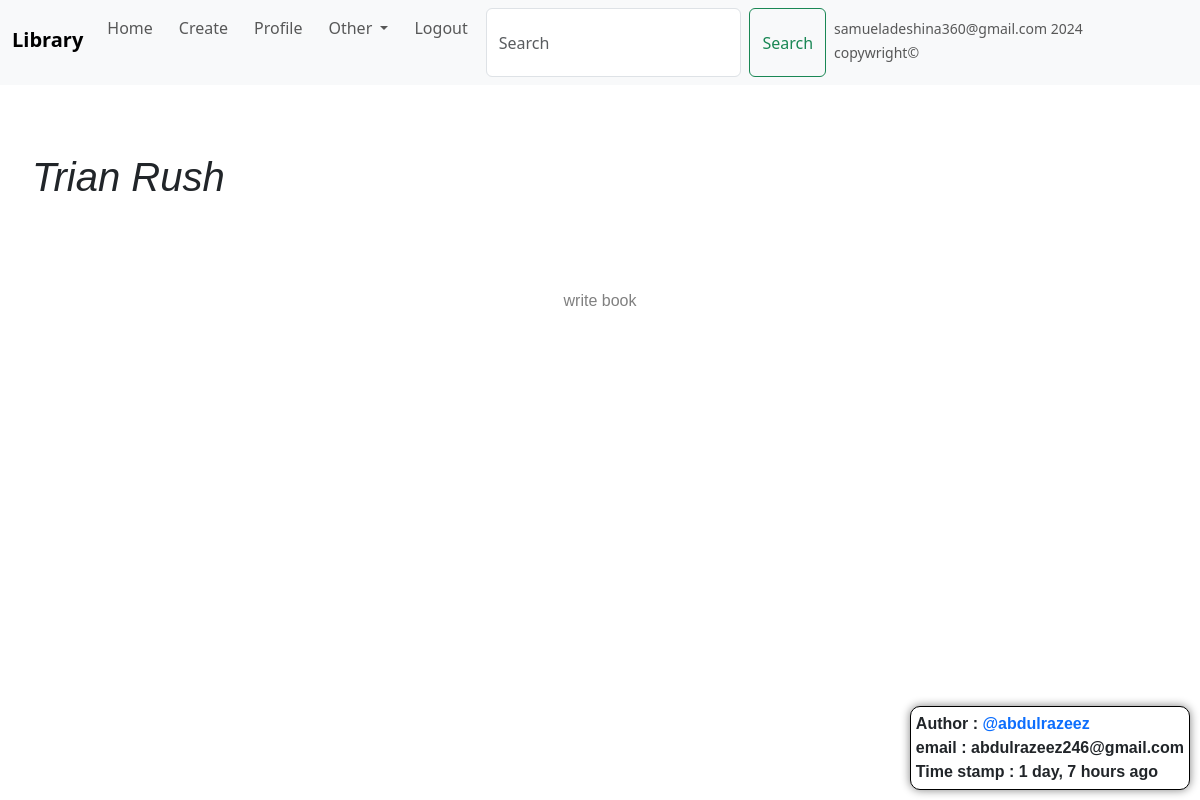
The app's page /read/30 (signed in) with its own data.
### main/models.py (models this page shows, shortened)
class Book(models.Model):
    author = models.ForeignKey(User, on_delete=models.CASCADE, null=True, blank=True)
    title = models.CharField(max_length=300)
    cover = models.ImageField(upload_to='images/', default="images/all.jpg")
    description = models.TextField(max_length=50000, null=True, blank=True)
    genre = models.ManyToManyField(Genre, related_name='genres', blank=True)
    body = models.TextField(null=True, blank=True, default="Book")
    date_added = models.DateTimeField(auto_now_add=True)
    class Meta:
        ordering = ['-date_added']

### main/views.py (the view)
# urls.py: path('read/<int:book_id>', views.ReadBook, name='read'),
@login_required(login_url='login')
def ReadBook(request, book_id):
    book = Book.objects.get(id=book_id)
    if book.body == None or len(book.body) == 0:
        return HttpResponse(
            """
                    Content Currently Undergoing Production ... visit later
            """
        )
    context = {'book':book}
    return render(request,'main/read.html', context)

### main/templates/main/read.html
{% extends 'base.html' %}
{% block content %}
    <div>
    <h1>{{ book.title }}</h1>
    <main>
        <div class="main" align="center">
            <p>{{ book.body }}</p>
        </div>
    </main>
    <br><br><br><br>
    <div class="footer">
        <span class="author">Author : <a href="{% url 'profile' book.author %}"> @{{ book.author|lower }}</a></span><br>
        <span class="author">email : {{ book.author.email|lower }}</span><br>
        <span class="author">Time stamp : {{ book.date_added|timesince }} ago</span>
    </div>
    </div>
{% endblock %}

### static/css/main.css (style rules this page uses)
a { text-decoration: none; margin-bottom: 5px; }
a { text-decoration: none; margin-right: 10px; font-weight: bolder; }
.main { width: 100%; color: grey; font-family: Verdana, Geneva, Tahoma, sans-serif; text-transform: lowercase; }
main { padding: 60px; }
h1 { background-color: white; padding: 20px; min-width: 100%; font-weight: lighter; font-style: italic; font-family: 'Franklin Gothic Medium', 'Arial Narrow', Arial, sans-serif; }
.footer { position: fixed; bottom: 10px; right: 10px; font-weight: bolder; border-right-width: 1px; border-color: black; padding: 5px; background-color: white; border-radius: 0px; font-family: 'Trebuchet MS', 'Lucida Sans Unicode', 'Lucida Grande', 'Lucida Sans', Arial, sans-serif; border: 1px solid black; border-radius: 10px; box-shadow: 0px 0px 10px grey; }

### records on screen
Book: title "Trian Rush", body "write book", author "abdulrazeez", author.email "abdulrazeez246@gmail.com", date_added "1 day, 7 hours"
